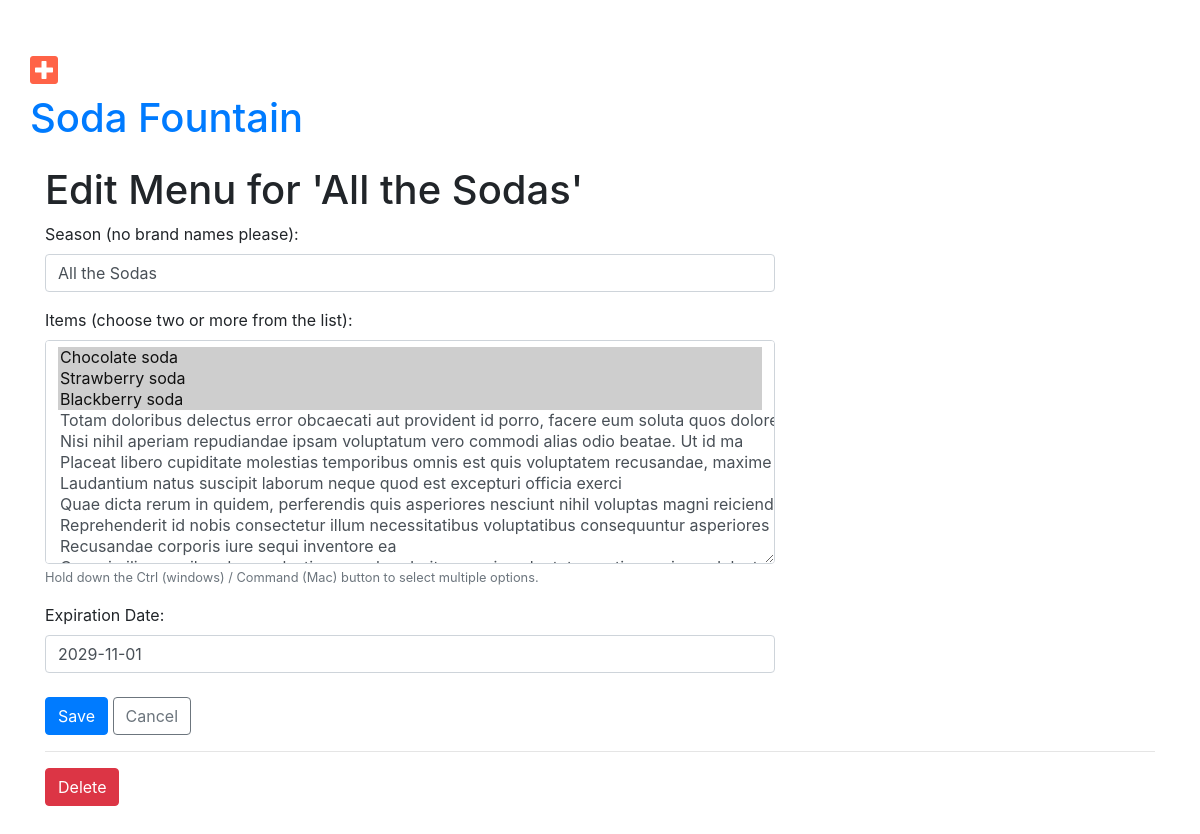
The page /menu/534/edit/ (signed in) on the database its author committed.
### menu/models.py (models this page shows, shortened)
class Menu(models.Model):
    season = models.CharField(max_length=20)  # Required Field
    items = models.ManyToManyField('Item', related_name='items')  # Required Field
    created_date = models.DateTimeField(default=timezone.now)  # Hidden Field
    expiration_date = models.DateField()  # Required Field

### menu/views.py (the view, shortened to what this page needs)
# urls.py: path('menu/<pk>/edit/', views.edit_menu, name='menu_edit'),
@login_required
def edit_menu(request, pk):
    try:
        menu = models.Menu.objects.prefetch_related('items').get(pk=pk)
        items = models.Item.objects.all()
    except ObjectDoesNotExist:
        raise Http404
    all_items = [[item.id, item.name] for item in items]
    selected_items = [item.id for item in menu.items.all()]
    form = forms.MenuForm(initial={'items': selected_items}, instance=menu, choices=all_items)
    return render(request, 'menu/menu_edit.html', {
        'menu': menu,
        'form': form,
        })

### menu/templates/menu/menu_edit.html
{% extends 'base.html' %}
{% block content %}
    <div class="content container">
    <div class="row">
        <div class="col-md-8">
            <h1>Edit Menu for '{{ menu.season }}'</h1>
            {% include "menu/menu_form_2.html" %}
        </div>
    </div>
    <div>
        <hr>
        <a href="{% url 'menu:menu_delete' pk=menu.pk %}" class="btn btn-danger">Delete</a>
    </div>
{% endblock %}

### menu/templates/menu/menu_form_2.html (shortened to what this page needs)
{% load widget_tweaks %}
<form method="POST" action="">
    {% for field in form.visible_fields %}
        <div class="form-group">
            {{ field.label_tag }}
            {% if form.is_bound %}
                {% if field.errors %}
                    {% render_field field class="form-control is-invalid" %}
                    {% for error in field.errors %}
                        <div class="invalid-feedback">
                            {{ error }}
                        </div>
                    {% endfor %}
                {% else %}
                    {% render_field field class="form-control is-valid" %}
                {% endif %}
            {% else %}
                {% if  field|field_type ==  'multiplechoicefield' %}
                    {% render_field field class="form-control multi-select" size="10" %}
                {% else %}
                    {% render_field field class="form-control" %}
                {% endif %}
            {% endif %}
            {% if field.help_text %}
                <small class="form-text text-muted">{{ field.help_text }}</small>
            {% endif %}
        </div>
    {% endfor %}
    <div class="mt-4">
        <button type="submit" class="btn btn-primary">Save</button>
        <a href="{% url 'menu:menu_list' %}" class="btn btn-outline-secondary">Cancel</a>
    </div>
</form>

### assets/css/menu_styles.css (style rules this page uses)
body { padding: 30px; }
.multi-select { resize: both; }

### rows shown on the page
Menu: season "All the Sodas", season "All the Sodas" "2029-11-01"

### other values the page prints
{{ field.label_tag }} "Season (no brand names please):" "Items (choose two or more from the list):" "Expiration Date:"
{{ field.help_text }} "Hold down the Ctrl (windows) / Command (Mac) button to select multiple options."
